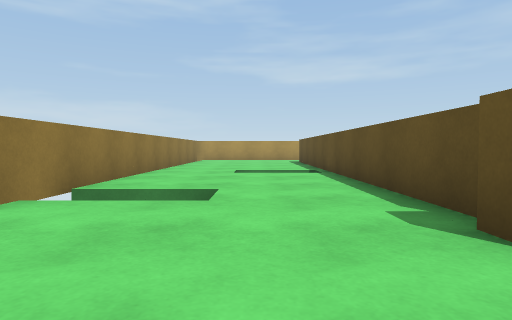
View 1 (above)

15 first-person views from a walk through a 3-D level made in the Unity game engine. The camera is 0.55 m above the floor, tilts 2° down and sees 75° across. The floor is counted in squares, 1 m on a side. Each view is taken from the middle of a square. On the plan, view 1 faces up. The plan holds only what a view shows up to about 9 squares ahead; the rest is blank. The player is left out.

View 2
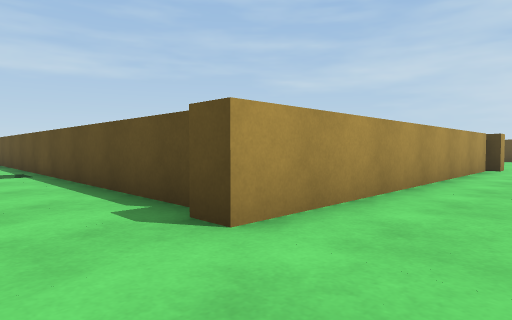

View 3
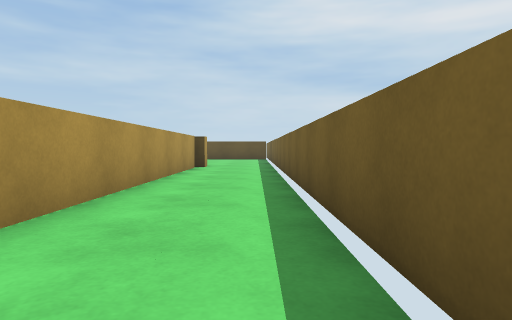

View 4
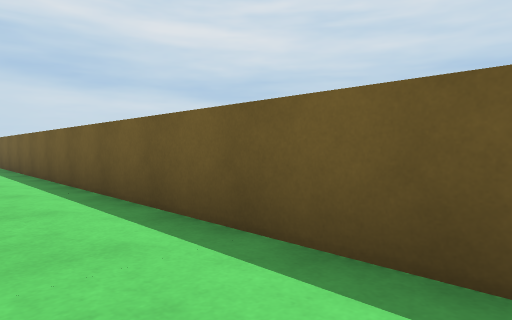

View 5
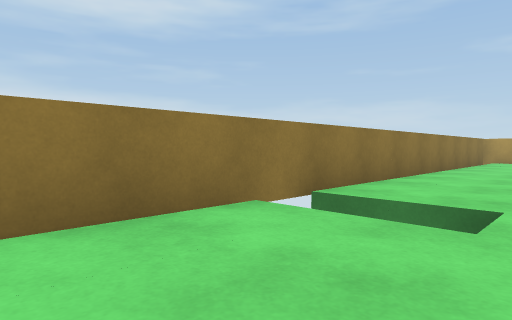

View 6
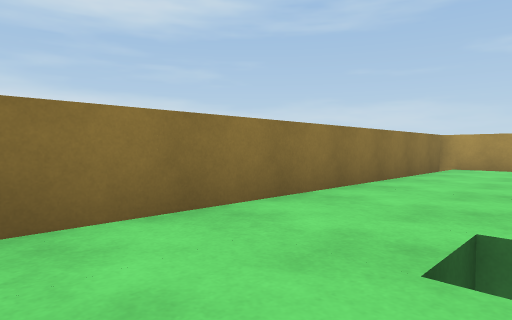

View 7
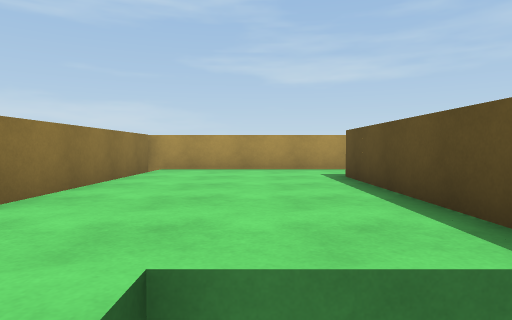

View 8
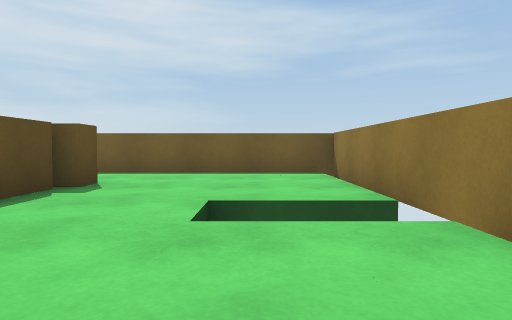

View 9
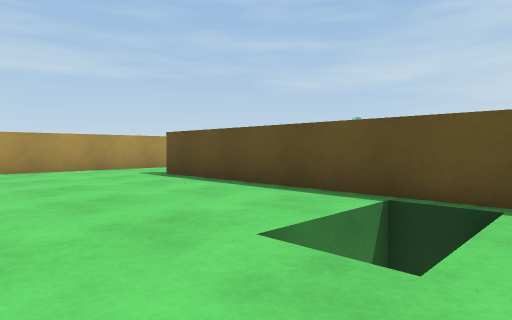

View 10
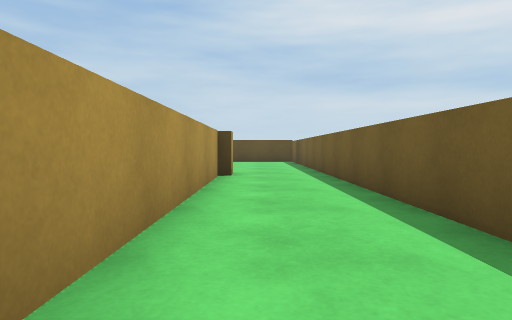

View 11
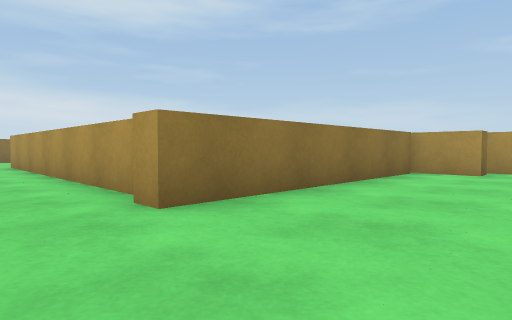

View 12
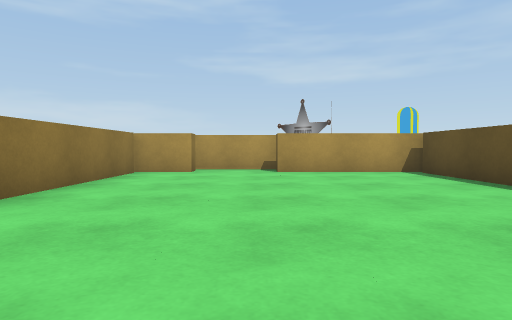

View 13
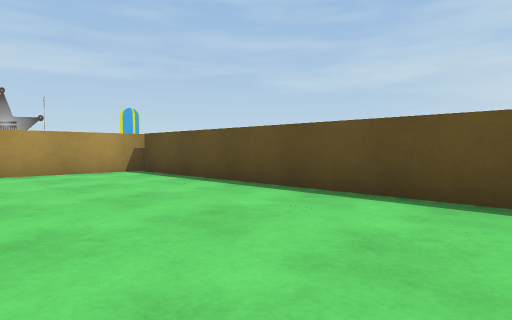

View 14
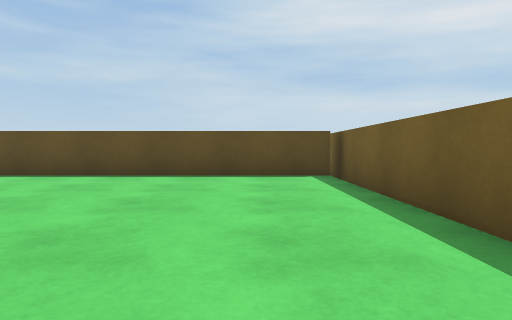

View 15
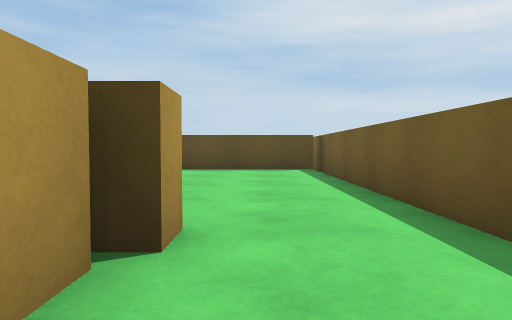

### Floor plan
Points are (right, up) in squares from view 1. A wall is a line through its corners. A room is listed if a view was taken in it or the views show most of it. See-through windows are left out.
Room 1 (views 1, 2, 3, 4, 5, 10, 14, 15)
walls: (1.8, 2.3) (1.8, 3.5); (-2.9, -0.8) (10.5, -0.8); (-2.7, 4) (-2.7, -0.5); (9.8, 1.7) (1.5, 1.7) (1.5, 2.3); (10.3, 1.5) (9.8, 1.5)
ways out: gap at (-2, 4) to room 2
Room 2 (views 6, 7, 8, 9)
walls: (1.8, 3.5) (1.8, 8); (-2.7, 7.5) (-2.7, 4)
ways out: gap at (-2, 4) to room 1; gap at (1, 8)
Room 3 (views 11, 12, 13)
walls: (11.5, 8.4) (11.5, 7.7) (10.3, 7.7) (10.3, 1.5); (13.6, 8.8) (11.4, 8.8); (10.5, -0.8) (17.9, -0.8); (16.8, -0.6) (16.8, 7.7) (13.5, 7.7)

Positions as (right, up) in squares from view 1, and headings:
1: (0, 0), facing up
2: (0, 0), facing up-right
3: (0, 0), facing right
4: (0, 1), facing down-right
5: (0, 1), facing up-left
6: (0, 6), facing up-left
7: (0, 7), facing up
8: (-1, 7), facing down
9: (-2, 7), facing up-right
10: (3, 1), facing right
11: (13, 0), facing up-left
12: (13, 0), facing up
13: (13, 0), facing up-right
14: (10, 1), facing right
15: (8, 1), facing right
